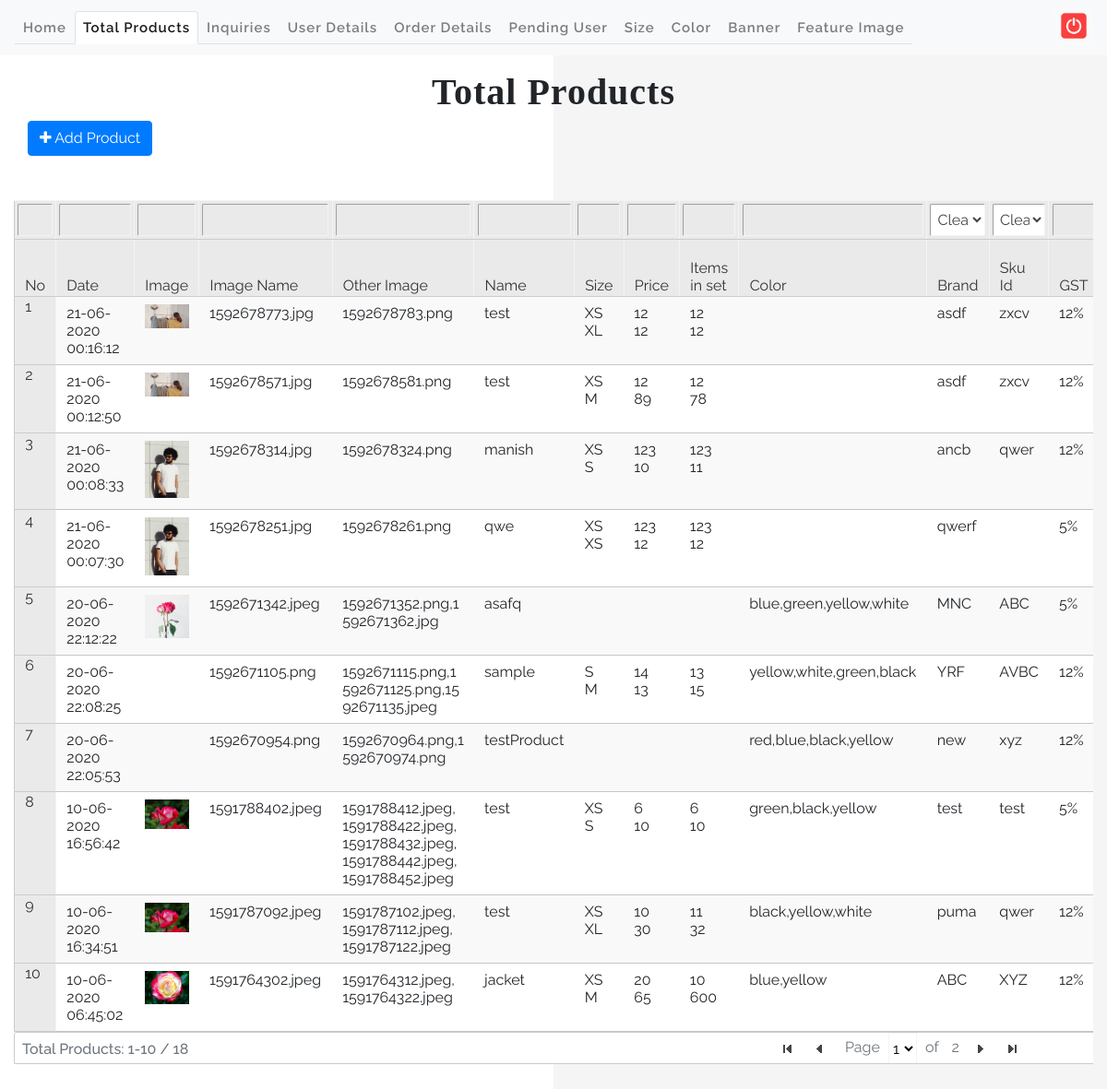
The page /admin/product/total_products.php (signed in) on the database its author committed.
### tables this page shows
CREATE TABLE `product` (
  `product_id` int(11) NOT NULL,
  `upload_date` varchar(255) NOT NULL,
  `img` varchar(255) NOT NULL,
  `other_img` varchar(255) NOT NULL,
  `name` varchar(255) NOT NULL,
  `size` varchar(255) NOT NULL,
  `color` varchar(255) NOT NULL,
  `gst` varchar(255) NOT NULL,
  `brand` varchar(255) NOT NULL,
  `sku_id` varchar(255) NOT NULL,
  `description` longtext NOT NULL,
  `collection` varchar(255) NOT NULL,
  `category` varchar(255) NOT NULL,
  `tags` varchar(255) NOT NULL,
  `stock` int(11) NOT NULL DEFAULT 100,
  `rating` decimal(10,0) NOT NULL,
  `min_price` decimal(10,0) NOT NULL,
  `max_price` decimal(10,0) NOT NULL
);

### admin/product/total_products.php (the view, shortened to what this page needs)
<?php
include ("../includes/header.php");
if (isset($_SESSION["admin_detail"])) {
    ?>
<body>
	<div id="mynav">
		<nav class="navbar navbar-expand-lg navbar-light bg-light">
			<div class="collapse navbar-collapse" id="navbarSupportedContent">
				<ul class="navbar-nav mr-auto nav-tabs ">
					<li class="nav-item "><a class="nav-link" href="../main.php">Home </a></li>
					<li class="nav-item"><a class="nav-link active" href="total_products.php">Total Products</a></li>
					<li class="nav-item"><a class="nav-link" href="../contact_details.php">Inquiries</a>
					</li>
					<li class="nav-item"><a class="nav-link" href="../user_details.php">User
							Details</a></li>
					<li class="nav-item"><a class="nav-link" href="../order_details.php">Order
							Details</a></li>
					<li class="nav-item"><a class="nav-link" href="../pending_user.php">Pending
							User</a></li>
					<li class="nav-item"><a class="nav-link" href="../size/size.php">Size</a></li>
					<li class="nav-item"><a class="nav-link" href="../color/color.php">Color</a></li>
					<li class="nav-item"><a class="nav-link" href="../banner/banner.php">Banner</a></li>
					<li class="nav-item"><a class="nav-link" href="../feature/feature.php">Feature Image</a></li>
				</ul>
				<a href="logout.php" title="Logout"> <img src="assets/images/logout.png" alt="" style="width: 40px"
						class="img-responsive">
				</a>
			</div>
		</nav>
	</div>
	<div id="welcome_page">
		<div class="container-fluid">
			<div class="row my-3">
				<div class="col-md-12">
					<div class="welcome_header text-center">
						<h1>Total Products</h1>
					</div>
				</div>
				<div class="col-md-6 text-left">
					<a href="add_product.php">
						<button type="button" class="btn btn-primary mt-2">
							<i class="fa fa-plus"></i> Add Product
						</button>
					</a>
				</div>
			</div>
			<div class="my-5">
				<table id="productTable" class="table table-hover table-responsive" data-toggle="table"
					data-filtering="true">
					<thead>
						<tr>
							<th scope="col">No</th>
							<th scope="col">Date</th>
							<th scope="col">Image</th>
							<th scope="col">Image Name</th>
							<th scope="col">Other Image</th>
							<th scope="col">Name</th>
							<th scope="col">Size</th>
							<th scope="col">Price</th>
							<th scope="col">Items in set</th>
							<th scope="col">Color</th>
							<th scope="col">Brand</th>
							<th scope="col">Sku Id</th>
							<th scope="col">GST</th>
						</tr>
					</thead>
					<tbody>
						<?php
    $sql = "SELECT * FROM product ORDER BY product_id DESC";
    $query = mysqli_query($con, $sql);
    $i = 1;
    while ($row = mysqli_fetch_array($query)) {
        $id = $row['product_id'];
        $upload_date = $row['upload_date'];
        $img = $row['img'];
        $other_img = $row['other_img'];
        $name = $row['name'];
        $color = $row['color'];
        $brand = $row['brand'];
        $sku_id = $row['sku_id'];
        $gst = $row['gst'];
        $collection = $row['collection'];
        $category = $row['category'];
        ?>
						<tr>
							<th scope="row"><?php echo $i; ?></th>
							<td><?php echo $upload_date; ?></td>
							<td><img alt="" class="img-fluid"
									src="../../images/product/<?php echo $collection;?>/<?php echo $category;?>/<?php echo $img ?>">
							</td>
							<td><?php echo $img ; ?></td>
							<td><?php echo wordwrap($other_img,16,"<br>\n",true); ?></td>
							<td><?php echo $name; ?></td>
							<?php
							$sql2 = "SELECT * FROM product_size WHERE product_id = $id";
							$query2 = mysqli_query($con, $sql2);
							$size = array();
							$price_per_item = array();
							$items_per_set = array();
							while ($row2 = mysqli_fetch_array($query2)) {
								array_push($size, $row2['size']);
								array_push($price_per_item, $row2['price_per_item']);
								array_push($items_per_set, $row2['items_per_set']);
							}
							echo "<td>";
							foreach($size as $value){
								echo $value."<br>";
							}
							echo "</td>";
							echo "<td>";
							foreach($price_per_item as $value){
								echo $value."<br>";
							}
							echo "</td>";
							echo "<td>";
							foreach($items_per_set as $value){
								echo $value."<br>";
							}
							echo "</td>";
							?>
							<td><?php echo $color; ?></td>
							<td><?php echo $brand; ?></td>
							<td><?php echo $sku_id; ?></td>
							<td><?php echo $gst; ?></td>
						</tr>
						<?php  $i++; } ?>
					</tbody>
				</table>
			</div>
		</div>
	</div>
	<?php
include ("../includes/footer.php");
}
?>

### admin/assets/css/style.css (style rules this page uses)
html,body,div,span,applet,object,iframe,h1,h2,h3,h4,h5,h6,p,blockquote,pre,a,abbr,acronym,address,big,cite,code,del,dfn,em,img,ins,kbd,q,s,samp,small,strike,strong,sub,sup,tt,var,b,u,i,dl,dt,dd,ol,nav ul,nav li,fieldset,form,label,legend,table,caption,tbody,tfoot,thead,tr,th,td,article,aside,canvas,details,embed,figure,figcaption,footer,header,hgroup,menu,nav,output,ruby,section,summary,time,mark,audio,video { margin:0;padding:0;border:0;font-size:100%;font:inherit;vertical-align:baseline; }
article, aside, details, figcaption, figure,footer, header, hgroup, menu, nav, section { display: block; }
ol,ul { list-style:none;margin:0px;padding:0px; }
table { border-collapse:collapse;border-spacing:0; }
a { text-decoration:none; }
img { max-width:100%; }
body { padding: 0; margin: 0; background: #fff; min-height: 100vh; background: linear-gradient(to left, #f5f5f5 50%, #fff 50%); font-family: 'Raleway', sans-serif; }
body a { transition: 0.5s all; -webkit-transition: 0.5s all; -moz-transition: 0.5s all; -o-transition: 0.5s all; -ms-transition: 0.5s all; text-decoration: none; letter-spacing:1px; font-size:15px; font-weight:600; }
h1, h2, h3, h4, h5, h6 { margin: 0; padding: 0; font-family: 'Raleway', sans-serif; font-weight:600; letter-spacing:1px; }
.row { margin:0px; padding:0px; }
ul { margin: 0; padding: 0; }
img { width:100%; }
.navbar { width: 100%!important; }
.welcome_header h1 { font-size: 40px; font-family: cursive!important; }

### admin/js/tablefilter/style/tablefilter.css (style rules this page uses)
.even { background-color:#fff }
.odd { background-color:#f9f9f9 }
table.TF { font-family:inherit;border-spacing:0;border:0; }
table.TF th { height:35px;margin:0;background-color:#eaeaea;border-bottom:1px solid #ccc;border-top:1px solid #f4f4f4;border-left:1px solid #ccc;border-right:1px solid #f4f4f4;padding:.1em .7em;color:#333; }
table.TF td { margin:0;padding:.5em .7em;border-bottom:1px solid #c6c6c6;text-overflow:ellipsis }

### rows shown on the page
product: upload_date "21-06-2020 00:16:12", category+img (picture), img "1592678773.jpg", other_img "1592678783.png", name "test", value "XS", value "XL", value "12", brand "asdf", sku "zxcv", gst "12%"
product: upload_date "21-06-2020 00:12:50", category+img (picture), img "1592678571.jpg", other_img "1592678581.png", name "test", value "XS", value "M", value "12", value "89", value "78", brand "asdf", sku "zxcv", gst "12%"
product: upload_date "21-06-2020 00:08:33", collection+img (picture), img "1592678314.jpg", other_img "1592678324.png", name "manish", value "XS", value "S", value "123", value "10", value "11", brand "ancb", sku "qwer", gst "12%"
product: upload_date "21-06-2020 00:07:30", img (picture), img "1592678251.jpg", other_img "1592678261.png", name "qwe", value "XS", value "123", value "12", brand "qwerf", gst "5%"
product: upload_date "20-06-2020 22:12:22", img (picture), img "1592671342.jpeg", other_img "1592671352.png,1 592671362.jpg", name "asafq", color "blue,green,yellow,white", brand "MNC", sku "ABC", gst "5%"
product: upload_date "20-06-2020 22:08:25", img "1592671105.png", other_img "1592671115.png,1 592671125.png,15 92671135.jpeg", name "sample", value "S", value "M", value "14", value "13", value "15", color "yellow,white,green,black", brand "YRF", sku "AVBC", gst "12%"
product: upload_date "20-06-2020 22:05:53", img "1592670954.png", other_img "1592670964.png,1 592670974.png", name "testProduct", color "red,blue,black,yellow", brand "new", sku "xyz", gst "12%"
product: upload_date "10-06-2020 16:56:42", category+img (picture), img "1591788402.jpeg", other_img "1591788412.jpeg, 1591788422.jpeg, 1591788432.jpeg, 1591788442.jpeg, 1591788452.jpeg", name "test", value "XS", value "S", value "6", value "10", color "green,black,yellow", brand "test", sku "test", gst "5%"
product: upload_date "10-06-2020 16:34:51", category+img (picture), img "1591787092.jpeg", other_img "1591787102.jpeg, 1591787112.jpeg, 1591787122.jpeg", name "test", value "XS", value "XL", value "10", value "30", value "11", value "32", color "black,yellow,white", brand "puma", sku "qwer", gst "12%"
product: upload_date "10-06-2020 06:45:02", collection+category+img (picture), img "1591764302.jpeg", other_img "1591764312.jpeg, 1591764322.jpeg", name "jacket", value "XS", value "M", value "20", value "65", value "10", value "600", color "blue,yellow", brand "ABC", sku "XYZ", gst "12%"
